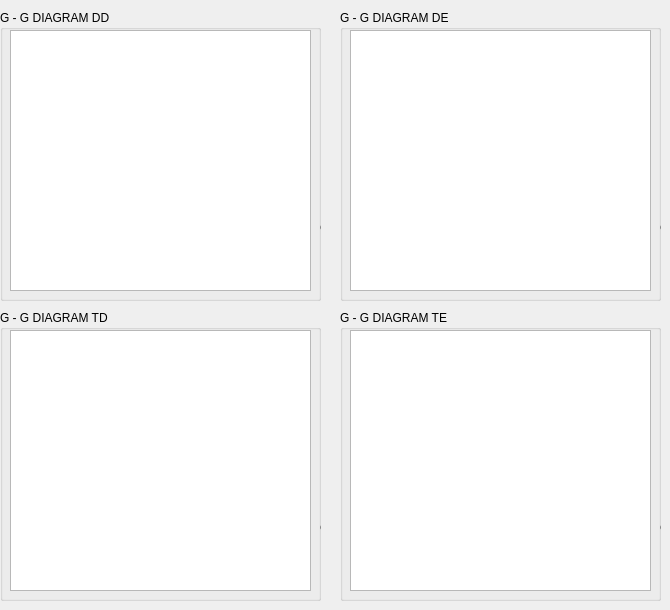
    <widget class="QWidget" name="tab_6">
     <attribute name="title">
      <string>GG</string>
     </attribute>
     <widget class="QGroupBox" name="groupBox_12">
      <property name="geometry">
       <rect>
        <x>0</x>
        <y>10</y>
        <width>321</width>
        <height>291</height>
       </rect>
      </property>
      <property name="title">
       <string>G - G DIAGRAM DD</string>
      </property>
      <widget class="PlotWidget" name="graphicsView_DiagramaGG_DD">
       <property name="geometry">
        <rect>
         <x>10</x>
         <y>20</y>
         <width>301</width>
         <height>261</height>
        </rect>
       </property>
       <property name="backgroundBrush">
        <brush brushstyle="NoBrush">
         <color alpha="255">
          <red>255</red>
          <green>255</green>
          <blue>255</blue>
         </color>
        </brush>
       </property>
       <property name="foregroundBrush">
        <brush brushstyle="NoBrush">
         <color alpha="255">
          <red>255</red>
          <green>255</green>
          <blue>255</blue>
         </color>
        </brush>
       </property>
      </widget>
      <widget class="QGroupBox" name="groupBox_19">
       <property name="geometry">
        <rect>
         <x>320</x>
         <y>210</y>
         <width>321</width>
         <height>281</height>
        </rect>
       </property>
       <property name="title">
        <string>G - G DIAGRAM</string>
       </property>
       <widget class="PlotWidget" name="graphicsView_DiagramaGG_2">
        <property name="geometry">
         <rect>
          <x>10</x>
          <y>10</y>
          <width>301</width>
          <height>261</height>
         </rect>
        </property>
        <property name="backgroundBrush">
         <brush brushstyle="NoBrush">
          <color alpha="255">
           <red>255</red>
           <green>255</green>
           <blue>255</blue>
          </color>
         </brush>
        </property>
        <property name="foregroundBrush">
         <brush brushstyle="NoBrush">
          <color alpha="255">
           <red>255</red>
           <green>255</green>
           <blue>255</blue>
          </color>
         </brush>
        </property>
       </widget>
      </widget>
     </widget>
     <widget class="QGroupBox" name="groupBox_24">
      <property name="geometry">
       <rect>
        <x>340</x>
        <y>10</y>
        <width>321</width>
        <height>291</height>
       </rect>
      </property>
      <property name="title">
       <string>G - G DIAGRAM DE</string>
      </property>
      <widget class="PlotWidget" name="graphicsView_DiagramaGG_DE">
       <property name="geometry">
        <rect>
         <x>10</x>
         <y>20</y>
         <width>301</width>
         <height>261</height>
        </rect>
       </property>
       <property name="backgroundBrush">
        <brush brushstyle="NoBrush">
         <color alpha="255">
          <red>255</red>
          <green>255</green>
          <blue>255</blue>
         </color>
        </brush>
       </property>
       <property name="foregroundBrush">
        <brush brushstyle="NoBrush">
         <color alpha="255">
          <red>255</red>
          <green>255</green>
          <blue>255</blue>
         </color>
        </brush>
       </property>
      </widget>
      <widget class="QGroupBox" name="groupBox_25">
       <property name="geometry">
        <rect>
         <x>320</x>
         <y>210</y>
         <width>321</width>
         <height>281</height>
        </rect>
       </property>
       <property name="title">
        <string>G - G DIAGRAM</string>
       </property>
       <widget class="PlotWidget" name="graphicsView_DiagramaGG_4">
        <property name="geometry">
         <rect>
          <x>10</x>
          <y>10</y>
          <width>301</width>
          <height>261</height>
         </rect>
        </property>
        <property name="backgroundBrush">
         <brush brushstyle="NoBrush">
          <color alpha="255">
           <red>255</red>
           <green>255</green>
           <blue>255</blue>
          </color>
         </brush>
        </property>
        <property name="foregroundBrush">
         <brush brushstyle="NoBrush">
          <color alpha="255">
           <red>255</red>
           <green>255</green>
           <blue>255</blue>
          </color>
         </brush>
        </property>
       </widget>
      </widget>
     </widget>
     <widget class="QGroupBox" name="groupBox_26">
      <property name="geometry">
       <rect>
        <x>0</x>
        <y>310</y>
        <width>321</width>
        <height>291</height>
       </rect>
      </property>
      <property name="title">
       <string>G - G DIAGRAM TD</string>
      </property>
      <widget class="PlotWidget" name="graphicsView_DiagramaGG_TD">
       <property name="geometry">
        <rect>
         <x>10</x>
         <y>20</y>
         <width>301</width>
         <height>261</height>
        </rect>
       </property>
       <property name="backgroundBrush">
        <brush brushstyle="NoBrush">
         <color alpha="255">
          <red>255</red>
          <green>255</green>
          <blue>255</blue>
         </color>
        </brush>
       </property>
       <property name="foregroundBrush">
        <brush brushstyle="NoBrush">
         <color alpha="255">
          <red>255</red>
          <green>255</green>
          <blue>255</blue>
         </color>
        </brush>
       </property>
      </widget>
      <widget class="QGroupBox" name="groupBox_27">
       <property name="geometry">
        <rect>
         <x>320</x>
         <y>210</y>
         <width>321</width>
         <height>281</height>
        </rect>
       </property>
       <property name="title">
        <string>G - G DIAGRAM</string>
       </property>
       <widget class="PlotWidget" name="graphicsView_DiagramaGG_6">
        <property name="geometry">
         <rect>
          <x>10</x>
          <y>10</y>
          <width>301</width>
          <height>261</height>
         </rect>
        </property>
        <property name="backgroundBrush">
         <brush brushstyle="NoBrush">
          <color alpha="255">
           <red>255</red>
           <green>255</green>
           <blue>255</blue>
          </color>
         </brush>
        </property>
        <property name="foregroundBrush">
         <brush brushstyle="NoBrush">
          <color alpha="255">
           <red>255</red>
           <green>255</green>
           <blue>255</blue>
          </color>
         </brush>
        </property>
       </widget>
      </widget>
     </widget>
     <widget class="QGroupBox" name="groupBox_28">
      <property name="geometry">
       <rect>
        <x>340</x>
        <y>310</y>
        <width>321</width>
        <height>291</height>
       </rect>
      </property>
      <property name="title">
       <string>G - G DIAGRAM TE</string>
      </property>
      <widget class="PlotWidget" name="graphicsView_DiagramaGG_TE">
       <property name="geometry">
        <rect>
         <x>10</x>
         <y>20</y>
         <width>301</width>
         <height>261</height>
        </rect>
       </property>
       <property name="backgroundBrush">
        <brush brushstyle="NoBrush">
         <color alpha="255">
          <red>255</red>
          <green>255</green>
          <blue>255</blue>
         </color>
        </brush>
       </property>
       <property name="foregroundBrush">
        <brush brushstyle="NoBrush">
         <color alpha="255">
          <red>255</red>
          <green>255</green>
          <blue>255</blue>
         </color>
        </brush>
       </property>
      </widget>
      <widget class="QGroupBox" name="groupBox_29">
       <property name="geometry">
        <rect>
         <x>320</x>
         <y>210</y>
         <width>321</width>
         <height>281</height>
        </rect>
       </property>
       <property name="title">
        <string>G - G DIAGRAM</string>
       </property>
       <widget class="PlotWidget" name="graphicsView_DiagramaGG_8">
        <property name="geometry">
         <rect>
          <x>10</x>
          <y>10</y>
          <width>301</width>
          <height>261</height>
         </rect>
        </property>
        <property name="backgroundBrush">
         <brush brushstyle="NoBrush">
          <color alpha="255">
           <red>255</red>
           <green>255</green>
           <blue>255</blue>
          </color>
         </brush>
        </property>
        <property name="foregroundBrush">
         <brush brushstyle="NoBrush">
          <color alpha="255">
           <red>255</red>
           <green>255</green>
           <blue>255</blue>
          </color>
         </brush>
        </property>
       </widget>
      </widget>
     </widget>
    </widget>
